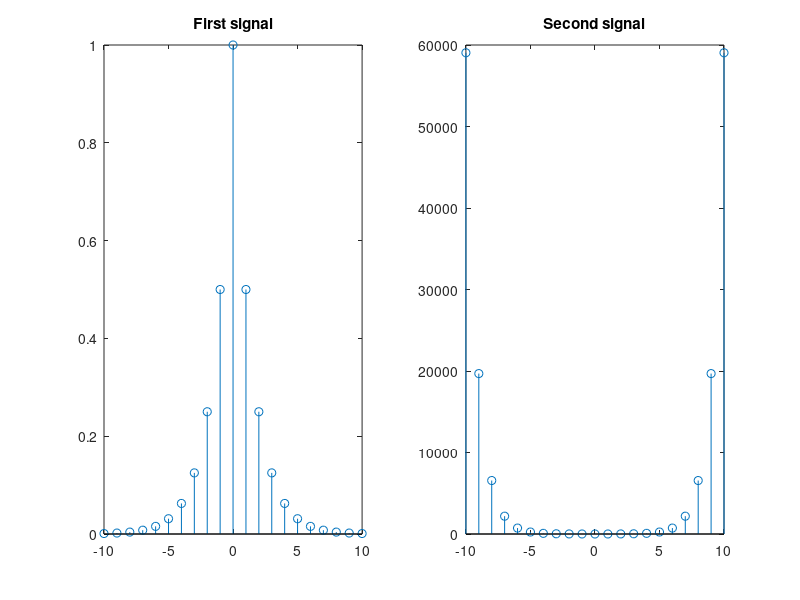

Write the MATLAB code that produced this figure.
% Task-9
clear all
clc
n = -10:10;
a1 = 0.5; % 0<a<1
a2 = 3; % a>1
x1 = a1.^abs(n);
subplot(1,2,1)
stem(n, x1)
title('First signal')
%Now for a2
x2 = a2.^abs(n);
subplot(1,2,2)
stem(n, x2)
title('Second signal')